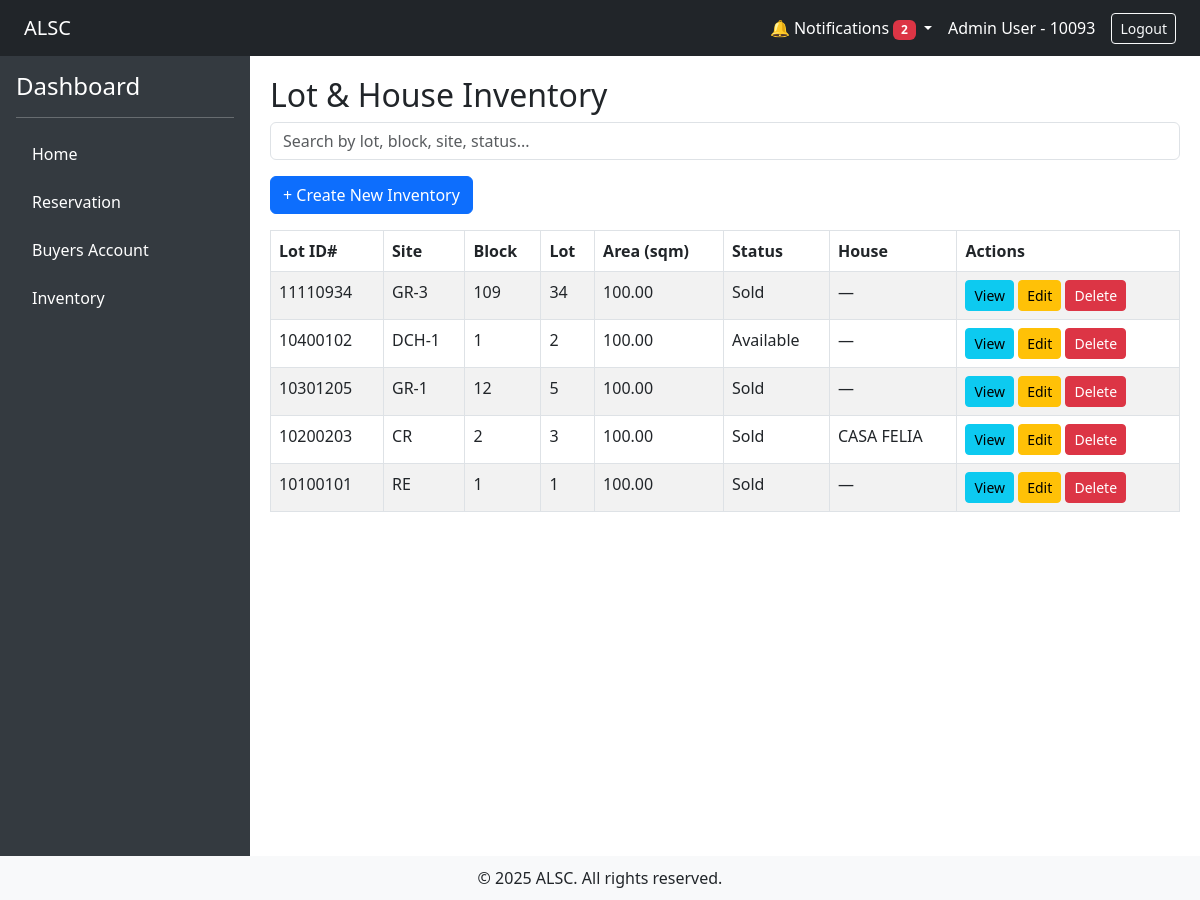
The page /?url=inventory/index (signed in) on the database as committed earlier.
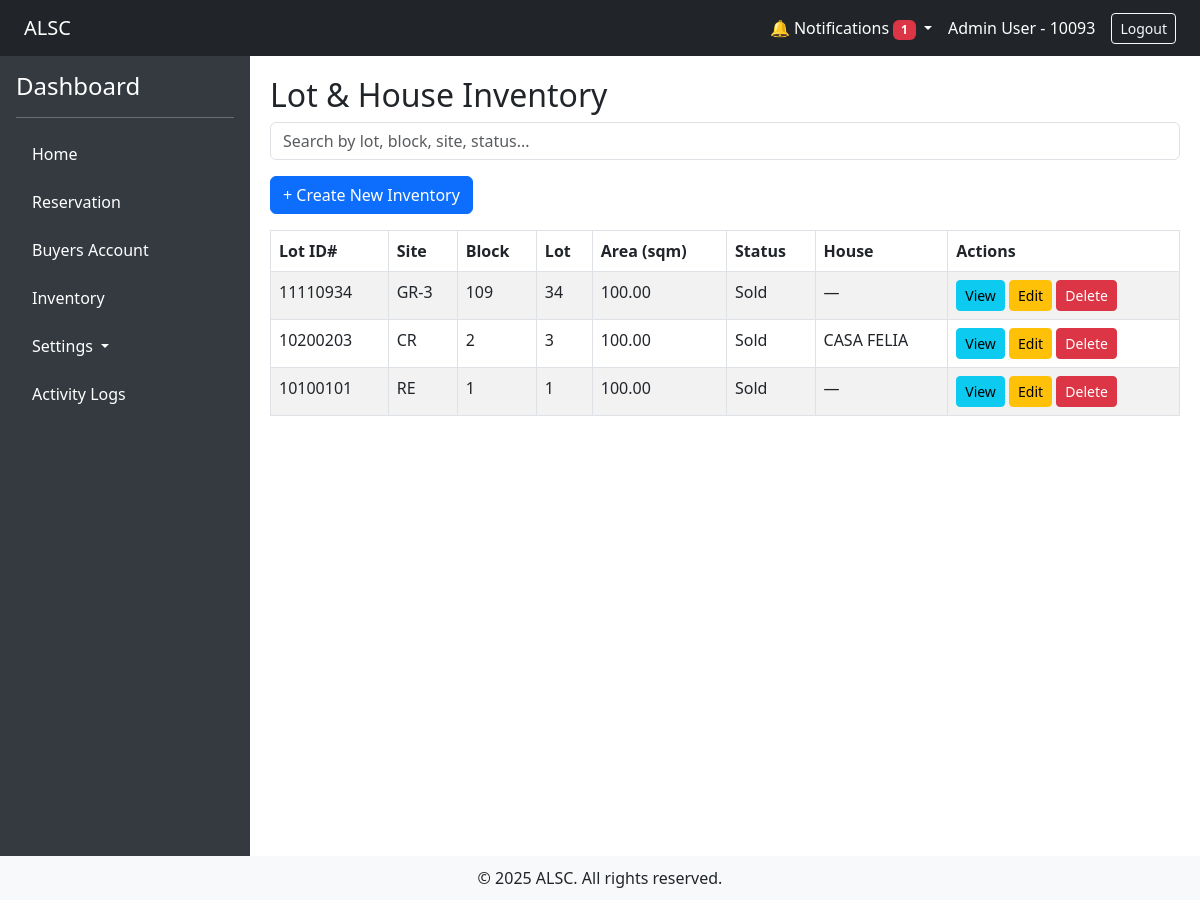
The same page on the database as committed later.
### tables this page shows
CREATE TABLE `lots` (
  `id` int(11) NOT NULL,
  `site_id` smallint(6) DEFAULT NULL,
  `block` smallint(6) DEFAULT NULL,
  `lot` smallint(6) DEFAULT NULL,
  `lot_area` decimal(10,2) DEFAULT NULL,
  `price_per_sqm` decimal(10,2) DEFAULT NULL,
  `status` varchar(50) DEFAULT NULL,
  `remarks` text DEFAULT NULL,
  `title` varchar(255) DEFAULT NULL,
  `title_owner` varchar(255) DEFAULT NULL,
  `previous_owner` varchar(255) DEFAULT NULL,
  `created_at` timestamp NOT NULL DEFAULT current_timestamp()
);

CREATE TABLE `houses` (
  `id` int(11) NOT NULL,
  `lot_id` int(11) NOT NULL,
  `model` varchar(100) DEFAULT NULL,
  `floor_area` decimal(10,2) DEFAULT NULL,
  `price_per_sqm` decimal(10,2) DEFAULT NULL,
  `status` varchar(50) DEFAULT NULL,
  `unit_status` varchar(50) DEFAULT NULL,
  `house_type` smallint(6) DEFAULT NULL,
  `remarks` text DEFAULT NULL
);

### app/controllers/inventory_controller.php (called while the page is built, shortened)
<?php
require_once __DIR__ . '/../models/Projects.php';
require_once __DIR__ . '/../models/Lot.php';
require_once __DIR__ . '/../core/Controller.php';
class Inventory extends Controller
{
    public function index()
    {
        $search = $_GET['q'] ?? '';
        $lots = Lot::search($search);
        $projects = Projects::all();
        return $this->view('inventory/index', ['inventory' => $lots,'projects'=> $projects]);
    }
}

### app/core/App.php (called while the page is built, shortened)
<?php
class App
{
    protected $method = 'index';
    public function __construct()
    {
        $url = $this->parseUrl();
        if ($url) {
            if (file_exists(__DIR__ . '/../controllers/' . $url[0] . '_controller.php')) {
                unset($url[0]);
            }
        }
        $this->controller = new $this->controller;
        if (isset($url[1])) {
            if (method_exists($this->controller, $url[1])) {
                $this->method = $url[1];
                unset($url[1]);
            }else $this->method = "notfound";
        }
        $this->params = $url ? array_values($url) : [];
        call_user_func_array([$this->controller, $this->method], $this->params);
    }
    public function parseUrl()
    {
        if (isset($_GET['url'])) {
            return explode('/', filter_var(rtrim($_GET['url'], '/'), FILTER_SANITIZE_URL));
        }
    }
}

### index.php (called while the page is built, shortened)
<?php
require_once './app/init.php';
$app = new App;

### app/config/Connection.php (called while the page is built, shortened)
<?php
class Connection
{
    private static $instance;
    private $conn;
    public function __construct()
    {
        try {
            $dbh = "mysql:host=". DB_HOST .";dbname=". DB_NAME ;
            $this->conn = new PDO($dbh, DB_USER , DB_PASS);
            $this->conn->setAttribute(PDO::ATTR_ERRMODE, PDO::ERRMODE_EXCEPTION);
        } catch (PDOException $e) {
            echo "Connection failed: " . $e->getMessage();
        }
    }
    public static function getInstance()
    {
        if (!self::$instance) {
            self::$instance = new Connection();
        }
        return self::$instance;
    }
    public function getConnection()
    {
        return $this->conn;
    }
}

### app/models/Lot.php (called while the page is built, shortened)
<?php
require_once __DIR__ . '/../core/Model.php';
class Lot extends Model
{
    public static function search($query)
    {
        $instance = new static();
        $sql = "
            SELECT l.*, h.model AS house_model
            FROM lots l
            LEFT JOIN houses h ON h.lot_id = l.id
            WHERE CONCAT(l.block, ' ', l.lot, ' ', l.status, ' ', l.site_id) LIKE ?
            ORDER BY l.id DESC
            LIMIT 100
        ";
        $stmt = $instance->db->prepare($sql);
        $stmt->execute(['%' . $query . '%']);
        return $stmt->fetchAll(PDO::FETCH_OBJ);
    }
}

### app/core/Model.php (called while the page is built, shortened)
<?php
class Model
{
    public function __construct()
    {
        $this->db = Connection::getInstance()->getConnection();
    }
}

### app/models/Projects.php (called while the page is built, shortened)
<?php
require_once __DIR__ . '/../core/Model.php';
class Projects extends Model
{
    public static function all()
    {
        $instance = new static();
        $stmt = $instance->db->prepare("SELECT * FROM {$instance->table}");
        $stmt->execute();
        return $stmt->fetchAll(\PDO::FETCH_OBJ);
    }
}

### app/init.php (called while the page is built, shortened)
<?php
require_once 'config/Connection.php';
require_once 'core/App.php';
require_once 'core/Controller.php';
require_once 'helpers/activity_helper.php';
require_once 'helpers/notif_helper.php';
require_once 'helpers/auth_helper.php';
function url($path = '')
{
    $base = rtrim('/alsc_app', '/');
    $path = ltrim($path, '/');
    return $base . '/?url=' . $path;
}

### app/helpers/activity_helper.php (called while the page is built, shortened)
<?php
function current_user_id() {
    return $_SESSION['user']['employee_id'] ?? null;
}

### app/helpers/notif_helper.php (called while the page is built, shortened)
<?php
require_once __DIR__ . '/../core/Model.php';
class Notification extends Model {
    public static function unread($user_id) {
        $instance = new static();
        $stmt = $instance->db->prepare("SELECT * FROM notifications WHERE user_id = ? AND is_read = 0 ORDER BY created_at DESC");
        $stmt->execute([$user_id]);
        return $stmt->fetchAll(PDO::FETCH_OBJ);
    }
}

### app/helpers/auth_helper.php (called while the page is built, shortened)
<?php
require_once __DIR__ . '/../models/PermissionRole.php';
function can($permission)
{
    if (!isset($_SESSION['user']['permissions'])) {
        $role_id = $_SESSION['user']['role_id'];
        $permissionObjects = PermissionRole::getPermissionsForRole($role_id);
    }
    return in_array($permission, $_SESSION['user']['permissions']);
}

### app/models/PermissionRole.php (called while the page is built, shortened)
<?php
require_once __DIR__ . '/../core/Model.php';
class PermissionRole extends Model
{
    public static function getPermissionsForRole($role_id)
    {
        $instance = new static();
        $stmt = $instance->db->prepare("
            SELECT p.* FROM permissions p
            JOIN permission_role pr ON p.id = pr.permission_id
            WHERE pr.role_id = ?
        ");
        $stmt->execute([$role_id]);
        return $stmt->fetchAll(\PDO::FETCH_OBJ);
    }
}

### app/views/inventory/index.php (the view, shortened to what the changed rows need)
<h2>Lot & House Inventory</h2>
<table class="table table-bordered table-striped">
    <thead>
        <tr>
            <th>Lot ID#</th>
            <th>Site</th>
            <th>Block</th>
            <th>Lot</th>
            <th>Area (sqm)</th>
            <th>Status</th>
            <th>House</th>
            <th>Actions</th>
        </tr>
    </thead>
    <tbody>
        <?php if (!empty($inventory)): ?>
            <?php
            $projectAcronyms = [];
            foreach ($projects as $project) {
                $projectAcronyms[$project->c_code] = $project->c_acronym;
            }
            ?>
            <?php foreach ($inventory as $item): ?>
                <tr>
                    <td><?= $item->id ?></td>
                    <td><?= $projectAcronyms[$item->site_id] ?? $item->site_id ?></td>
                    <td><?= $item->block ?></td>
                    <td><?= $item->lot ?></td>
                    <td><?= $item->lot_area ?></td>
                    <td><?= $item->status ?></td>
                    <td><?= $item->house_model ?? '—' ?></td>
                    <td>
                        <a href="<?= url('inventory/manage/' . $item->id) ?>" class="btn btn-sm btn-info">View</a>
                        <a href="<?= url('inventory/manage/' . $item->id) ?>" class="btn btn-sm btn-warning">Edit</a>
                        <a href="<?= url('inventory/delete_lot/' . $item->id) ?>" class="btn btn-sm btn-danger" onclick="return confirm('Are you sure you want to delete this lot?')">Delete</a>
                    </td>
                </tr>
            <?php endforeach; ?>
        <?php else: ?>
            <tr><td colspan="8">No inventory records found.</td></tr>
        <?php endif; ?>
    </tbody>
</table>

### app/views/layouts/main.php (shortened to what the changed rows need)
<!DOCTYPE html>
<html lang="en">
<head>
    <link href="https://cdn.jsdelivr.net/npm/bootstrap@5.3.0/dist/css/bootstrap.min.css" rel="stylesheet">
</head>
<body>
<div class="d-flex flex-column">
    <nav class="navbar navbar-expand-lg navbar-dark bg-dark px-4">
        <div class="ms-auto d-flex align-items-center">
            <?php
            $notifications = Notification::unread(current_user_id());
            $unreadCount = count($notifications);
            ?>
            <div class="nav-item dropdown me-3">
                <a class="nav-link dropdown-toggle text-white" href="#" role="button" data-bs-toggle="dropdown">
                    🔔 Notifications
                    <?php if ($unreadCount > 0): ?>
                        <span class="badge bg-danger" id="unreadCount"><?= $unreadCount ?></span>
                    <?php endif; ?>
                </a>
            </div>
        </div>
    </nav>
    <div class="d-flex">
        <div class="sidebar p-3">
            <ul class="nav flex-column">
                <?php if (can('manage_users') || can('manage_permissions') || can('manage_roles')): ?>
                    <li class="nav-item dropdown mb-2">
                        <a class="nav-link dropdown-toggle text-white" href="#" id="navbarDropdown" role="button" data-bs-toggle="dropdown" aria-expanded="false">
                            <i class="bi bi-gear-fill"></i> Settings
                        </a>
                    </li>
                <?php endif; ?>
                <?php if (can('view_logs')): ?>
                    <li class="nav-item mb-2">
                        <a href="<?= url('logs/index') ?>" class="nav-link">Activity Logs</a>
                    </li>
                <?php endif; ?>
            </ul>
        </div>
        <div class="content w-100">
            <?php echo $content; ?>
        </div>
    </div>
</div>
</body>
</html>

Rows that differ between the two databases and show on the page:
removed lots: id "10400102", site "DCH-1", block "1", lot "2", lot_area "100.00", status "Available", house_model "—"
removed lots: id "10301205", site "GR-1", block "12", lot "5", lot_area "100.00", status "Sold", house_model "—"
Other text that changed with them:
$unreadCount: "2" → "1"
text now shown: "Settings Activity Logs"
